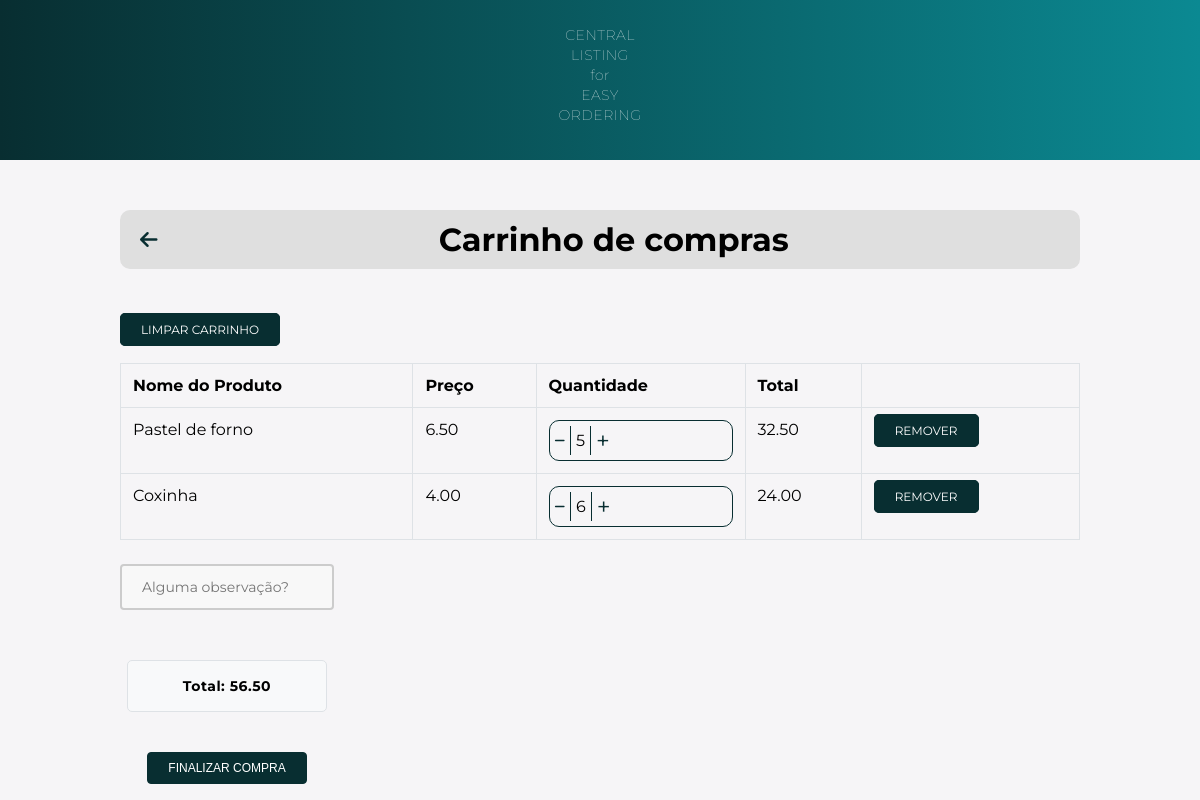
The page /cart/ (signed in) on the database as committed earlier.
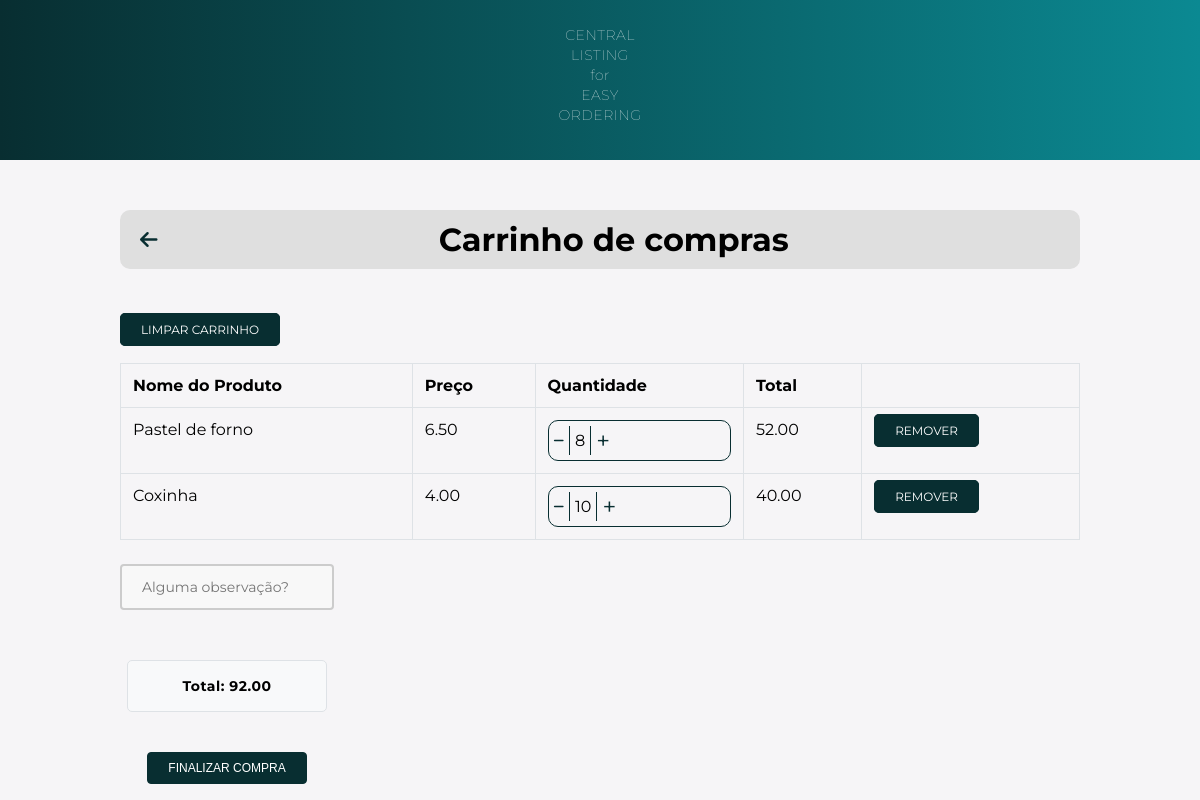
The same page on the database as committed later.
### main/models.py (models this page shows, shortened)
class Cart(models.Model):
    user = models.ForeignKey(User, on_delete=models.CASCADE)
    product = models.ForeignKey(FoodProduct, on_delete=models.CASCADE)
    quantity = models.PositiveBigIntegerField(default=1)

class FoodProduct(models.Model):
    name = models.CharField(max_length=255)
    price = models.DecimalField(max_digits=10, decimal_places=2)
    image = models.ImageField(upload_to='static/food_products/', default="static/food_products/default")
    description = models.TextField()
    ingredients = models.ManyToManyField(Ingredients, blank=True)

### main/views.py (the view)
# urls.py: path('cart/', views.cart, name='cart'),
@login_required(login_url='login')
def cart(request):
    cart_items = Cart.objects.filter(user=request.user)
    cart_items_total = []
    for item in cart_items:
        total = item.product.price * item.quantity
        cart_items_total.append((item, total))
    cart_total = sum([total for _, total in cart_items_total])
    if request.method == "POST":
        form = CartForm(request.POST)
        if form.is_valid():
            text_box_obs_value = form.cleaned_data.get('text_box_obs', '')
            if not text_box_obs_value:
                text_box_obs_value = 'nenhuma'
            cart_obs = CartObs(user=request.user, text_box_obs=text_box_obs_value)
            cart_obs.save()
            return redirect('payment')
    else:
        form = CartForm()
    context = {
        'cart_items_total': cart_items_total,
        'cart_total': cart_total,
        'form': form,
    }
    return render(request, 'cart.html', context)

### main/forms.py
class CartForm(forms.Form):
    text_box_obs = forms.CharField(widget=forms.Textarea(attrs={'rows': 4, 'placeholder': 'Alguma observação?'}), required=False)

### templates/cart.html (shortened to what this page needs)
{% load static %}
<!DOCTYPE html>
<html>
<head>
    <link rel="stylesheet" type="text/css" href="{% static './css/cart.css' %}">
    <link rel="stylesheet" href="https://cdnjs.cloudflare.com/ajax/libs/font-awesome/6.4.0/css/all.min.css" />
</head>
<body>
    <nav>
        <p>CENTRAL<br>LISTING<br>for<br>EASY<br>ORDERING</p>
    </nav>
    <div class="container">
        <div class="top-bar">
            <a href="{% url 'home' %}" class="back-to-home">
                <i class="fas fa-arrow-left"></i>
            </a>
            <h1 class="top-bar-title">Carrinho de compras</h1>
        </div>
    </div>
    <div class="container_clear_cart">
    <a href="{% url 'clear_cart' %}" class="btn btn-danger clear-cart-btn" name="clearCart">Limpar carrinho</a>
    </div>
    <div class="container">
        <div class="row">
            <div class="col-12">
                {% if cart_items_total %}
                <div class="table-container">
                <table class="table table-bordered">
                    <thead>
                        <tr>
                            <th>Nome do Produto</th>
                            <th>Preço</th>
                            <th>Quantidade</th>
                            <th>Total</th>
                            <th></th>
                        </tr>
                    </thead>
                    <tbody>
                        {% for item, total in cart_items_total %}
                        <tr>
                            <td>{{ item.product.name }}</td>
                            <td>{{ item.product.price }}</td>
                            <td>
                                <div class="quantity-box">
                                    <a href="{% url 'decrement_quantity' item.product.id %}" class="fa-sharp fa-solid fa-minus btn-sm minus-link" style="text-decoration: none" name="decreaseCart"></a>
                                    <span class="quantity-number">{{ item.quantity }}</span>
                                    <a href="{% url 'increment_quantity' item.product.id %}" class="fa-light fa-plus btn-sm plus-link" style="text-decoration: none" name="increaseCart"></a>
                                </div>
                            </td>
                            <td>{{ total }}</td>
                            <td>
                                <a href="{% url 'remove_from_cart' item.product.id %}" class="btn btn-danger btn-sm" name="removeCart">Remover</a>
                            </td>
                        </tr>
                        {% endfor %}
                    </tbody>
                </table>
            </div>
            {% if cart_items_total %}
                <div class="bottom-container">
                    <form id="cartForm" method="POST">
                        <div class="observation-container">
                          <input type="text" name="{{ form.text_box_obs.name }}" class="observation-box" placeholder="Alguma observação?"/>
                        </div>
                        <div class="total-and-button-container">
                          <div class="total-box">
                            <p class="total-text">Total: {{ cart_total }}</p>
                          </div>
                          <div class="checkout-btn-container">
                            <button type="button" class="btn btn-primary" id="finalizarCompraBtn">Finalizar Compra</button>
                          </div>
                        </div>
                      </form>
                    </div>
            {% endif %}
                {% else %}
                <div class="empty-cart-message">
                    <p>Seu carrinho está vazio. <a href="{% url 'home' %}">Continue comprando</a>.</p>
                </div>
                {% endif %}
            </div>
        </div>
    </div>
</body>
</html>

Rows that differ between the two databases and show on the page:
changed Cart "Pastel de forno": quantity "5" → "8"; total "32.50" → "52.00"
changed Cart "Coxinha": quantity "6" → "10"; total "24.00" → "40.00"
Other text that changed with them:
{{ cart_total }}: "56.50" → "92.00"
